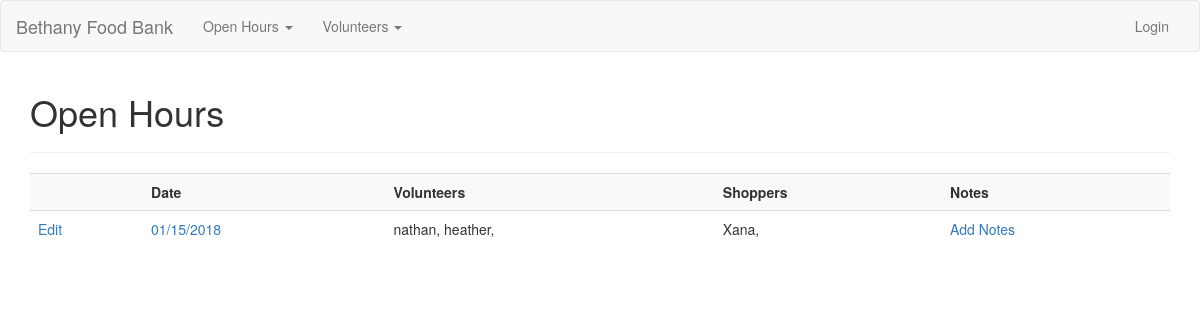
Screenshot of /openhours/ with the database file from the repository.
### app/models.py (models this page shows, shortened)
class Openhour(db.Model):
    id = db.Column(db.Integer(), primary_key=True)
    date = db.Column(db.DateTime())
    volunteers = db.relationship('Volunteer', secondary=openhour_volunteers, backref='openhourvols', lazy='dynamic')
    shoppers = db.relationship('Volunteer', secondary=openhour_shoppers, backref='openhourshoppers', lazy='dynamic' )
    notes = db.relationship('Note', backref='openhournotes', lazy=True)

class Volunteer(db.Model):
    id = db.Column(db.Integer(), primary_key=True)
    name = db.Column(db.String(100))
    role = db.Column(db.String(50))
    email = db.Column(db.String(255), unique=True, nullable=False)
    openhours = db.relationship('Openhour', secondary=openhour_volunteers, backref='ohvolunteers', lazy='subquery')
    openhour_shoppers = db.relationship('Openhour', secondary=openhour_shoppers, backref='ohshoppers', lazy='subquery')
    notes = db.relationship('Note', backref='openhour', lazy=True)

### app/openhours/views.py (the view)
@openhours_blueprint.route('/')
def openhours():
    openhours = Openhour.query.all()
    if openhours:
        return render_template('openhours.html', openhours=openhours)
    else:
        msg = 'No Open Hours Found'
        return render_template('openhours.html', msg=msg)

### app/openhours/templates/openhours.html
{% extends 'layout.html' %}
{% block body %}
  <h1>Open Hours</h1>
  <hr>
  <table class="table table-striped">
    <tr>
      <th></th>
      <th>Date</th>
      <th>Volunteers</th>
      <th>Shoppers</th>
      <th>Notes</th>
    </tr>
    {% for openhour in openhours %}
      <tr>
        <td><a href="{{openhour.id}}/edit">Edit</a></td>
        <td><a href="{{openhour.id}}">{{ openhour.date.strftime('%m/%d/%Y') }}</a></td>
        <td>
          {% for volunteer in openhour.volunteers %}
            <span>{{volunteer.name}}, </span>
          {% endfor %}
        </td>
        <td>
          {% for shopper in openhour.shoppers %}
            <span>{{shopper.name}}, </span>
          {% endfor %}
        </td>
        {% if openhour.notes %}
          <td><a href="{{openhour.id}}/notes">View Notes</a></td>
        {% else %}
          <td><a href="{{openhour.id}}/notes/new">Add Notes</a></td>
        {% endif %}
      </tr>
    {% endfor %}
  </table>
{% endblock %}

### rows the page displays
Openhour: date "01/15/2018"
Volunteer: name "nathan"
Volunteer: name "heather"
Volunteer: name "Xana"
